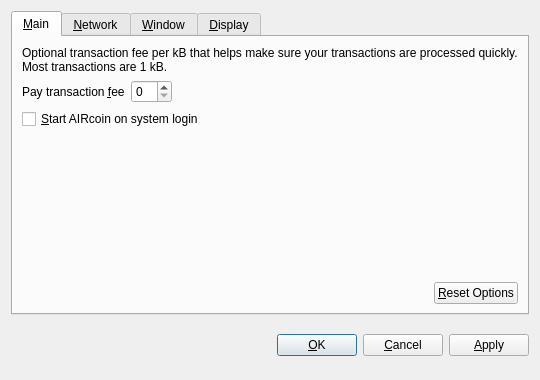
<?xml version="1.0" encoding="UTF-8"?>
<ui version="4.0">
 <class>OptionsDialog</class>
 <widget class="QDialog" name="OptionsDialog">
  <property name="geometry">
   <rect>
    <x>0</x>
    <y>0</y>
    <width>540</width>
    <height>380</height>
   </rect>
  </property>
  <property name="windowTitle">
   <string>Options</string>
  </property>
  <property name="modal">
   <bool>true</bool>
  </property>
  <layout class="QVBoxLayout" name="verticalLayout">
   <item>
    <widget class="QTabWidget" name="tabWidget">
     <property name="tabPosition">
      <enum>QTabWidget::North</enum>
     </property>
     <property name="currentIndex">
      <number>0</number>
     </property>
     <widget class="QWidget" name="tabMain">
      <attribute name="title">
       <string>&amp;Main</string>
      </attribute>
      <layout class="QVBoxLayout" name="verticalLayout_Main">
       <item>
        <widget class="QLabel" name="transactionFeeInfoLabel">
         <property name="text">
          <string>Optional transaction fee per kB that helps make sure your transactions are processed quickly. Most transactions are 1 kB.</string>
         </property>
         <property name="textFormat">
          <enum>Qt::PlainText</enum>
         </property>
         <property name="wordWrap">
          <bool>true</bool>
         </property>
        </widget>
       </item>
       <item>
        <layout class="QHBoxLayout" name="horizontalLayout_1_Main">
         <item>
          <widget class="QLabel" name="transactionFeeLabel">
           <property name="text">
            <string>Pay transaction &amp;fee</string>
           </property>
           <property name="textFormat">
            <enum>Qt::PlainText</enum>
           </property>
           <property name="buddy">
            <cstring>transactionFee</cstring>
           </property>
          </widget>
         </item>
         <item>
          <widget class="BitcoinAmountField" name="transactionFee"/>
         </item>
         <item>
          <spacer name="horizontalSpacer_1_Main">
           <property name="orientation">
            <enum>Qt::Horizontal</enum>
           </property>
           <property name="sizeHint" stdset="0">
            <size>
             <width>40</width>
             <height>20</height>
            </size>
           </property>
          </spacer>
         </item>
        </layout>
       </item>
       <item>
        <widget class="QCheckBox" name="bitcoinAtStartup">
         <property name="toolTip">
          <string>Automatically start AIRcoin after logging in to the system.</string>
         </property>
         <property name="text">
          <string>&amp;Start AIRcoin on system login</string>
         </property>
        </widget>
       </item>
       <item>
        <spacer name="verticalSpacer_Main">
         <property name="orientation">
          <enum>Qt::Vertical</enum>
         </property>
         <property name="sizeHint" stdset="0">
          <size>
           <width>20</width>
           <height>40</height>
          </size>
         </property>
        </spacer>
       </item>
       <item>
        <layout class="QHBoxLayout" name="horizontalLayout_2_Main">
         <item>
          <spacer name="horizontalSpacer_2_Main">
           <property name="orientation">
            <enum>Qt::Horizontal</enum>
           </property>
           <property name="sizeHint" stdset="0">
            <size>
             <width>40</width>
             <height>20</height>
            </size>
           </property>
          </spacer>
         </item>
         <item>
          <widget class="QPushButton" name="resetButton">
           <property name="toolTip">
            <string>Reset all client options to default.</string>
           </property>
           <property name="text">
            <string>&amp;Reset Options</string>
           </property>
           <property name="autoDefault">
            <bool>false</bool>
           </property>
          </widget>
         </item>
        </layout>
       </item>
      </layout>
     </widget>
     <widget class="QWidget" name="tabNetwork">
      <attribute name="title">
       <string>&amp;Network</string>
      </attribute>
      <layout class="QVBoxLayout" name="verticalLayout_Network">
       <item>
        <widget class="QCheckBox" name="mapPortUpnp">
         <property name="toolTip">
          <string>Automatically open the AIRcoin client port on the router. This only works when your router supports UPnP and it is enabled.</string>
         </property>
         <property name="text">
          <string>Map port using &amp;UPnP</string>
         </property>
        </widget>
       </item>
       <item>
        <widget class="QCheckBox" name="connectSocks">
         <property name="toolTip">
          <string>Connect to the AIRcoin network through a SOCKS proxy (e.g. when connecting through Tor).</string>
         </property>
         <property name="text">
          <string>&amp;Connect through SOCKS proxy:</string>
         </property>
        </widget>
       </item>
       <item>
        <layout class="QHBoxLayout" name="horizontalLayout_Network">
         <item>
          <widget class="QLabel" name="proxyIpLabel">
           <property name="text">
            <string>Proxy &amp;IP:</string>
           </property>
           <property name="textFormat">
            <enum>Qt::PlainText</enum>
           </property>
           <property name="buddy">
            <cstring>proxyIp</cstring>
           </property>
          </widget>
         </item>
         <item>
          <widget class="QValidatedLineEdit" name="proxyIp">
           <property name="maximumSize">
            <size>
             <width>140</width>
             <height>16777215</height>
            </size>
           </property>
           <property name="toolTip">
            <string>IP address of the proxy (e.g. 127.0.0.1)</string>
           </property>
          </widget>
         </item>
         <item>
          <widget class="QLabel" name="proxyPortLabel">
           <property name="text">
            <string>&amp;Port:</string>
           </property>
           <property name="textFormat">
            <enum>Qt::PlainText</enum>
           </property>
           <property name="buddy">
            <cstring>proxyPort</cstring>
           </property>
          </widget>
         </item>
         <item>
          <widget class="QLineEdit" name="proxyPort">
           <property name="maximumSize">
            <size>
             <width>55</width>
             <height>16777215</height>
            </size>
           </property>
           <property name="toolTip">
            <string>Port of the proxy (e.g. 9050)</string>
           </property>
          </widget>
         </item>
         <item>
          <widget class="QLabel" name="socksVersionLabel">
           <property name="text">
            <string>SOCKS &amp;Version:</string>
           </property>
           <property name="textFormat">
            <enum>Qt::PlainText</enum>
           </property>
           <property name="buddy">
            <cstring>socksVersion</cstring>
           </property>
          </widget>
         </item>
         <item>
          <widget class="QValueComboBox" name="socksVersion">
           <property name="toolTip">
            <string>SOCKS version of the proxy (e.g. 5)</string>
           </property>
          </widget>
         </item>
         <item>
          <spacer name="horizontalSpacer_Network">
           <property name="orientation">
            <enum>Qt::Horizontal</enum>
           </property>
           <property name="sizeHint" stdset="0">
            <size>
             <width>40</width>
             <height>20</height>
            </size>
           </property>
          </spacer>
         </item>
        </layout>
       </item>
       <item>
        <spacer name="verticalSpacer_Network">
         <property name="orientation">
          <enum>Qt::Vertical</enum>
         </property>
         <property name="sizeHint" stdset="0">
          <size>
           <width>20</width>
           <height>40</height>
          </size>
         </property>
        </spacer>
       </item>
      </layout>
     </widget>
     <widget class="QWidget" name="tabWindow">
      <attribute name="title">
       <string>&amp;Window</string>
      </attribute>
      <layout class="QVBoxLayout" name="verticalLayout_Window">
       <item>
        <widget class="QCheckBox" name="minimizeToTray">
         <property name="toolTip">
          <string>Show only a tray icon after minimizing the window.</string>
         </property>
         <property name="text">
          <string>&amp;Minimize to the tray instead of the taskbar</string>
         </property>
        </widget>
       </item>
       <item>
        <widget class="QCheckBox" name="minimizeOnClose">
         <property name="toolTip">
          <string>Minimize instead of exit the application when the window is closed. When this option is enabled, the application will be closed only after selecting Quit in the menu.</string>
         </property>
         <property name="text">
          <string>M&amp;inimize on close</string>
         </property>
        </widget>
       </item>
       <item>
        <spacer name="verticalSpacer_Window">
         <property name="orientation">
          <enum>Qt::Vertical</enum>
         </property>
         <property name="sizeHint" stdset="0">
          <size>
           <width>20</width>
           <height>40</height>
          </size>
         </property>
        </spacer>
       </item>
      </layout>
     </widget>
     <widget class="QWidget" name="tabDisplay">
      <attribute name="title">
       <string>&amp;Display</string>
      </attribute>
      <layout class="QVBoxLayout" name="verticalLayout_Display">
       <item>
        <layout class="QHBoxLayout" name="horizontalLayout_1_Display">
         <item>
          <widget class="QLabel" name="langLabel">
           <property name="text">
            <string>User Interface &amp;language:</string>
           </property>
           <property name="textFormat">
            <enum>Qt::PlainText</enum>
           </property>
           <property name="buddy">
            <cstring>lang</cstring>
           </property>
          </widget>
         </item>
         <item>
          <widget class="QValueComboBox" name="lang">
           <property name="toolTip">
            <string>The user interface language can be set here. This setting will take effect after restarting AIRcoin.</string>
           </property>
          </widget>
         </item>
        </layout>
       </item>
       <item>
        <layout class="QHBoxLayout" name="horizontalLayout_2_Display">
         <item>
          <widget class="QLabel" name="unitLabel">
           <property name="text">
            <string>&amp;Unit to show amounts in:</string>
           </property>
           <property name="textFormat">
            <enum>Qt::PlainText</enum>
           </property>
           <property name="buddy">
            <cstring>unit</cstring>
           </property>
          </widget>
         </item>
         <item>
          <widget class="QValueComboBox" name="unit">
           <property name="toolTip">
            <string>Choose the default subdivision unit to show in the interface and when sending coins.</string>
           </property>
          </widget>
         </item>
        </layout>
       </item>
       <item>
        <widget class="QCheckBox" name="displayAddresses">
         <property name="toolTip">
          <string>Whether to show AIRcoin addresses in the transaction list or not.</string>
         </property>
         <property name="text">
          <string>&amp;Display addresses in transaction list</string>
         </property>
        </widget>
       </item>
       <item>
        <widget class="QCheckBox" name="coinControlFeatures">
         <property name="toolTip">
          <string>Whether to show coin control features or not.</string>
         </property>
         <property name="text">
          <string>Display coin &amp;control features (experts only!)</string>
         </property>
        </widget>
       </item>
       <item>
        <spacer name="verticalSpacer_Display">
         <property name="orientation">
          <enum>Qt::Vertical</enum>
         </property>
         <property name="sizeHint" stdset="0">
          <size>
           <width>20</width>
           <height>40</height>
          </size>
         </property>
        </spacer>
       </item>
      </layout>
     </widget>
    </widget>
   </item>
   <item>
    <layout class="QHBoxLayout" name="horizontalLayout_Buttons">
     <item>
      <spacer name="horizontalSpacer_1">
       <property name="orientation">
        <enum>Qt::Horizontal</enum>
       </property>
       <property name="sizeHint" stdset="0">
        <size>
         <width>40</width>
         <height>48</height>
        </size>
       </property>
      </spacer>
     </item>
     <item>
      <widget class="QLabel" name="statusLabel">
       <property name="font">
        <font>
         <weight>75</weight>
         <bold>true</bold>
        </font>
       </property>
       <property name="text">
        <string/>
       </property>
       <property name="textFormat">
        <enum>Qt::PlainText</enum>
       </property>
       <property name="wordWrap">
        <bool>true</bool>
       </property>
      </widget>
     </item>
     <item>
      <spacer name="horizontalSpacer_2">
       <property name="orientation">
        <enum>Qt::Horizontal</enum>
       </property>
       <property name="sizeHint" stdset="0">
        <size>
         <width>40</width>
         <height>48</height>
        </size>
       </property>
      </spacer>
     </item>
     <item>
      <widget class="QPushButton" name="okButton">
       <property name="text">
        <string>&amp;OK</string>
       </property>
      </widget>
     </item>
     <item>
      <widget class="QPushButton" name="cancelButton">
       <property name="text">
        <string>&amp;Cancel</string>
       </property>
       <property name="autoDefault">
        <bool>false</bool>
       </property>
      </widget>
     </item>
     <item>
      <widget class="QPushButton" name="applyButton">
       <property name="text">
        <string>&amp;Apply</string>
       </property>
       <property name="autoDefault">
        <bool>false</bool>
       </property>
      </widget>
     </item>
    </layout>
   </item>
  </layout>
 </widget>
 <customwidgets>
  <customwidget>
   <class>BitcoinAmountField</class>
   <extends>QSpinBox</extends>
   <header>bitcoinamountfield.h</header>
  </customwidget>
  <customwidget>
   <class>QValueComboBox</class>
   <extends>QComboBox</extends>
   <header>qvaluecombobox.h</header>
  </customwidget>
  <customwidget>
   <class>QValidatedLineEdit</class>
   <extends>QLineEdit</extends>
   <header>qvalidatedlineedit.h</header>
  </customwidget>
 </customwidgets>
 <resources/>
 <connections/>
</ui>
